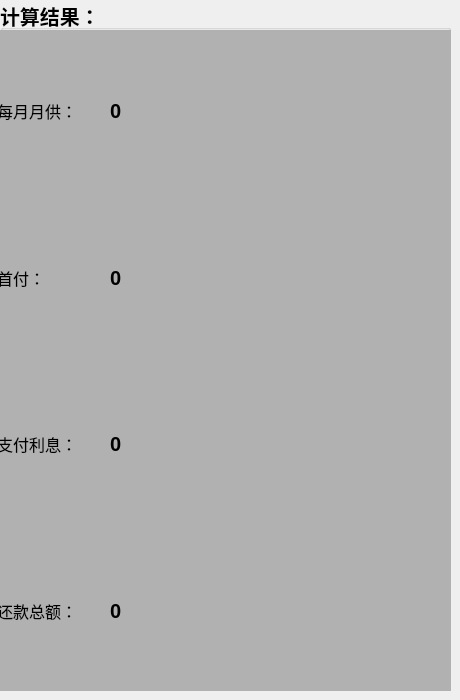
      <widget class="QWidget" name="page_5">
       <widget class="QGroupBox" name="groupBox">
        <property name="geometry">
         <rect>
          <x>0</x>
          <y>0</y>
          <width>451</width>
          <height>691</height>
         </rect>
        </property>
        <property name="font">
         <font>
          <pointsize>15</pointsize>
          <weight>75</weight>
          <bold>true</bold>
         </font>
        </property>
        <property name="styleSheet">
         <string notr="true"/>
        </property>
        <property name="title">
         <string>计算结果：</string>
        </property>
        <widget class="QWidget" name="widget" native="true">
         <property name="geometry">
          <rect>
           <x>-3</x>
           <y>30</y>
           <width>118</width>
           <height>661</height>
          </rect>
         </property>
         <property name="styleSheet">
          <string notr="true">background-color: rgb(177, 177, 177);</string>
         </property>
         <layout class="QVBoxLayout" name="verticalLayout">
          <property name="rightMargin">
           <number>9</number>
          </property>
          <item>
           <widget class="QLabel" name="label_38">
            <property name="font">
             <font>
              <pointsize>12</pointsize>
              <weight>50</weight>
              <bold>false</bold>
             </font>
            </property>
            <property name="text">
             <string>每月月供：</string>
            </property>
           </widget>
          </item>
          <item>
           <widget class="QLabel" name="label_54">
            <property name="font">
             <font>
              <pointsize>12</pointsize>
              <weight>50</weight>
              <bold>false</bold>
             </font>
            </property>
            <property name="text">
             <string>首付：</string>
            </property>
           </widget>
          </item>
          <item>
           <widget class="QLabel" name="label_57">
            <property name="font">
             <font>
              <pointsize>12</pointsize>
              <weight>50</weight>
              <bold>false</bold>
             </font>
            </property>
            <property name="text">
             <string>支付利息：</string>
            </property>
           </widget>
          </item>
          <item>
           <widget class="QLabel" name="label_59">
            <property name="font">
             <font>
              <pointsize>12</pointsize>
              <weight>50</weight>
              <bold>false</bold>
             </font>
            </property>
            <property name="text">
             <string>还款总额：</string>
            </property>
           </widget>
          </item>
         </layout>
        </widget>
        <widget class="QWidget" name="widget_2" native="true">
         <property name="geometry">
          <rect>
           <x>110</x>
           <y>30</y>
           <width>351</width>
           <height>661</height>
          </rect>
         </property>
         <property name="styleSheet">
          <string notr="true">background-color: rgb(177, 177, 177);</string>
         </property>
         <layout class="QVBoxLayout" name="verticalLayout_2">
          <item>
           <widget class="QLabel" name="label_55">
            <property name="font">
             <font>
              <pointsize>15</pointsize>
              <weight>75</weight>
              <bold>true</bold>
             </font>
            </property>
            <property name="text">
             <string>0</string>
            </property>
           </widget>
          </item>
          <item>
           <widget class="QLabel" name="label_56">
            <property name="font">
             <font>
              <pointsize>15</pointsize>
              <weight>75</weight>
              <bold>true</bold>
             </font>
            </property>
            <property name="text">
             <string>0</string>
            </property>
           </widget>
          </item>
          <item>
           <widget class="QLabel" name="label_58">
            <property name="font">
             <font>
              <pointsize>15</pointsize>
              <weight>75</weight>
              <bold>true</bold>
             </font>
            </property>
            <property name="text">
             <string>0</string>
            </property>
           </widget>
          </item>
          <item>
           <widget class="QLabel" name="label_60">
            <property name="font">
             <font>
              <pointsize>15</pointsize>
              <weight>75</weight>
              <bold>true</bold>
             </font>
            </property>
            <property name="text">
             <string>0</string>
            </property>
           </widget>
          </item>
         </layout>
        </widget>
       </widget>
      </widget>
